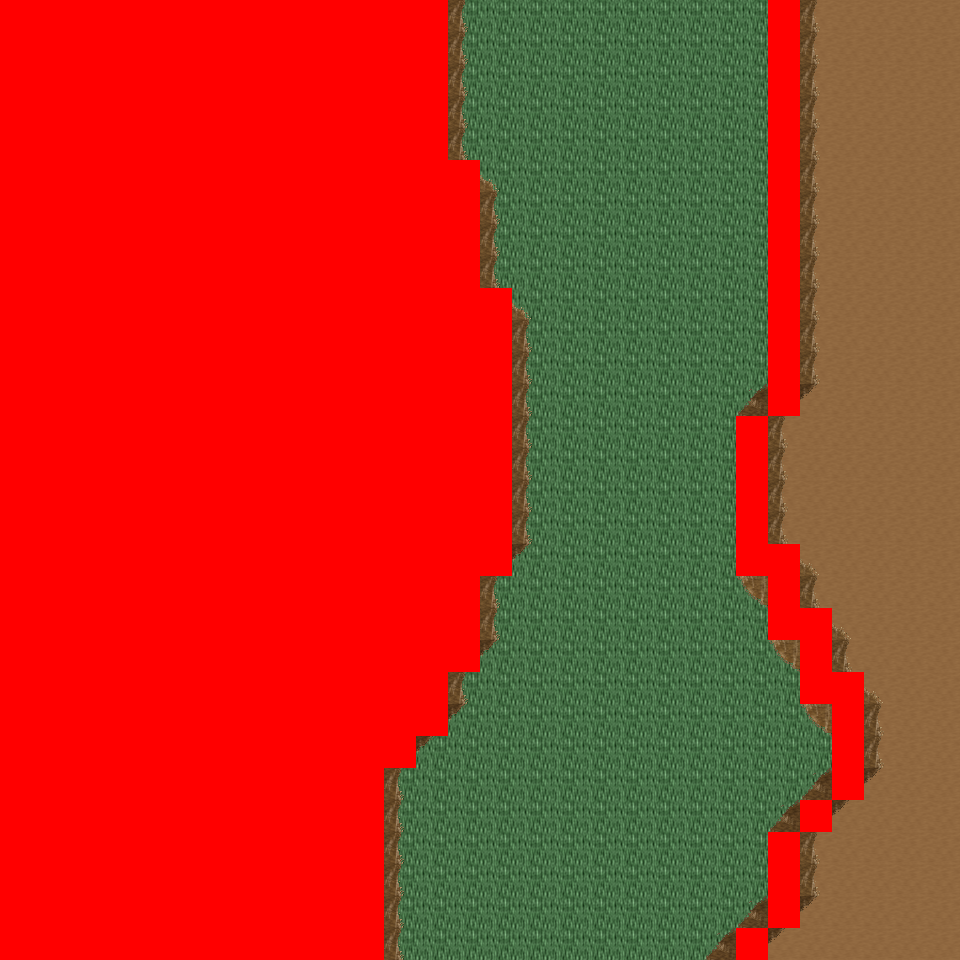

Below is a game level as drawn by its tile map, then a one-line description and the .tmx that defines it (tile-layer data replaced by summaries):
An orthogonal 30x30 tile map with 32x32 px tiles, 6 tile layers (Ground, Object, Object2, Above, ...), 8 tilesets and 5 objects (5x mapExit).

<map version="1.0" orientation="orthogonal" renderorder="right-down" width="30" height="30" tilewidth="32" tileheight="32" nextobjectid="6">
  <tileset firstgid="1" name="tileset_logic_collision" tilewidth="32" tileheight="32" tilecount="1" columns="1">
    <image source="../drawable/tileset_logic_collision.png" width="32" height="32" />
  </tileset>
  <tileset firstgid="2" name="tileset_ground_ground" tilewidth="32" tileheight="32" tilecount="33" columns="3">
    <image source="../drawable/tileset_ground_ground.png" width="96" height="352" />
  </tileset>
  <tileset firstgid="35" name="tileset_ground_ridge_earth_pale" tilewidth="32" tileheight="32" tilecount="96" columns="12">
    <image source="../drawable/tileset_ground_ridge_earth_pale.png" width="384" height="256" />
  </tileset>
  <tileset firstgid="131" name="tileset_ground_ridge_earth_dark" tilewidth="32" tileheight="32" tilecount="96" columns="12">
    <image source="../drawable/tileset_ground_ridge_earth_dark.png" width="384" height="256" />
  </tileset>
  <tileset firstgid="227" name="tileset_terrain_desert" tilewidth="32" tileheight="32" tilecount="88" columns="8">
    <image source="../drawable/tileset_terrain_desert.png" width="256" height="352" />
  </tileset>
  <tileset firstgid="315" name="tileset_plant_tree_tree_darkgreen" tilewidth="32" tileheight="32" tilecount="88" columns="8">
    <image source="../drawable/tileset_plant_tree_tree_darkgreen.png" width="256" height="352" />
  </tileset>
  <tileset firstgid="403" name="tileset_plant_cactus_2" tilewidth="32" tileheight="32" tilecount="10" columns="5">
    <image source="../drawable/tileset_plant_cactus_2.png" width="160" height="64" />
  </tileset>
  <tileset firstgid="413" name="tileset_ground_sand_2" tilewidth="32" tileheight="32" tilecount="15" columns="5">
    <image source="../drawable/tileset_ground_sand_2.png" width="160" height="96" />
  </tileset>
  <layer name="Ground" width="30" height="30">
    <data>[900 cells, 900 non-empty, 3 distinct tile ids]</data>
  </layer>
  <layer name="Object" width="30" height="30">
    <data>[900 cells, 225 non-empty, 24 distinct tile ids]</data>
  </layer>
  <layer name="Object2" width="30" height="30">
    <data>[900 cells, 0 non-empty, 0 distinct tile ids]</data>
  </layer>
  <layer name="Above" width="30" height="30">
    <data>[900 cells, 201 non-empty, 22 distinct tile ids]</data>
  </layer>
  <layer name="Above2" width="30" height="30">
    <data>[900 cells, 0 non-empty, 0 distinct tile ids]</data>
  </layer>
  <layer name="Walkable" width="30" height="30">
    <data>[900 cells, 465 non-empty, 1 distinct tile ids]</data>
  </layer>
  <objectgroup name="MapEvents">
    <object id="1" name="north" type="mapExit" x="448" y="0" width="320" height="32">
      <properties>
        <property name="map" value="level_0_x0_y130" />
        <property name="x" value="14" />
        <property name="y" value="28" />
      </properties>
    </object>
    <object id="2" name="north2" type="mapExit" x="800" y="0" width="160" height="32">
      <properties>
        <property name="map" value="level_0_x0_y130" />
        <property name="x" value="25" />
        <property name="y" value="28" />
      </properties>
    </object>
    <object id="3" name="south" type="mapExit" x="384" y="928" width="352" height="32">
      <properties>
        <property name="map" value="level_0_x0_y132" />
        <property name="x" value="12" />
        <property name="y" value="1" />
      </properties>
    </object>
    <object id="4" name="south2" type="mapExit" x="768" y="928" width="192" height="32">
      <properties>
        <property name="map" value="level_0_x0_y132" />
        <property name="x" value="24" />
        <property name="y" value="1" />
      </properties>
    </object>
    <object id="5" name="east" type="mapExit" x="928" y="0" width="32" height="960">
      <properties>
        <property name="map" value="level_0_x1_y131" />
        <property name="x" value="1" />
        <property name="y" value="0" />
      </properties>
    </object>
  </objectgroup>
</map>
